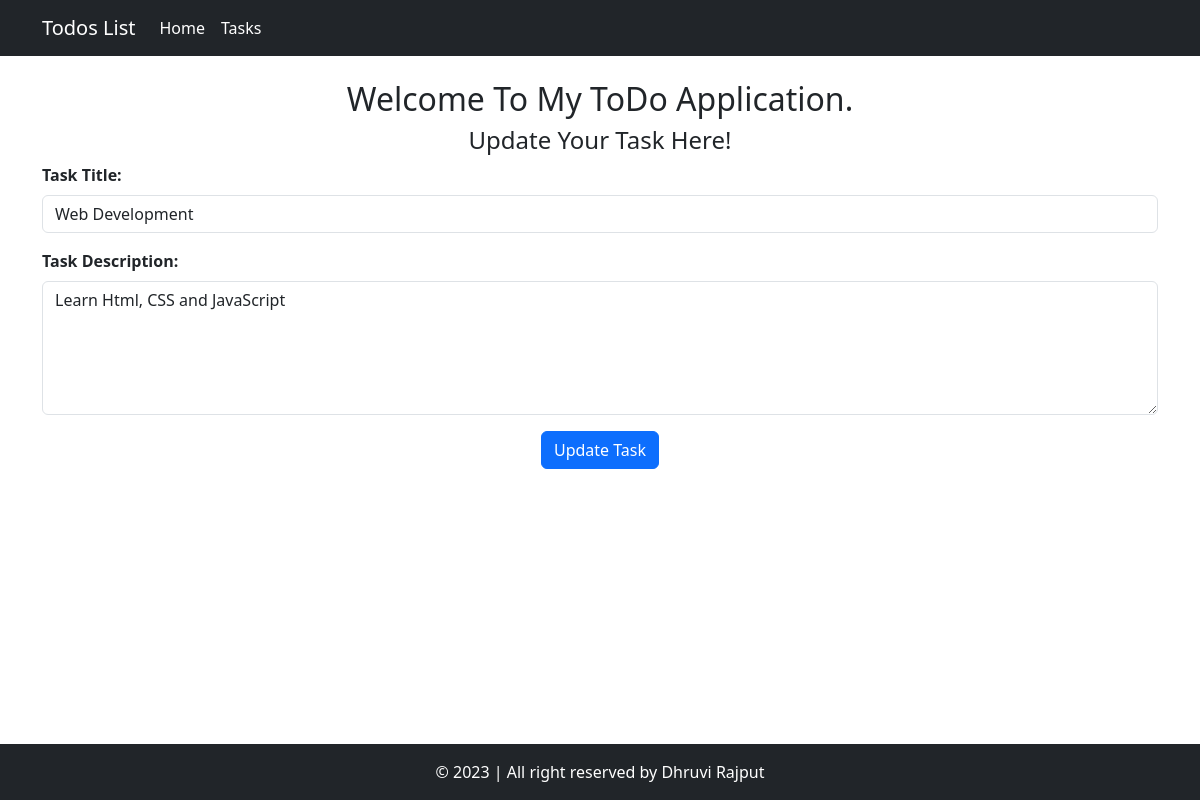
Screenshot of /update_task/9/ with the database file from the repository.
### home/models.py (models this page shows, shortened)
class Task(models.Model):
    task_title = models.CharField(max_length=30)
    task_description = models.TextField()
    time = models.DateTimeField (auto_now_add=True)

### home/views.py (the view)
# urls.py: path('update_task/<int:task_id>/', views.update_task, name='update_task'),
def update_task(request, task_id):
    task = get_object_or_404(Task, id=task_id)
    if request.method == 'POST':
        form = TaskUpdateForm(request.POST, instance=task)
        if form.is_valid():
            form.save()
            return redirect('tasks')
    else:
        form = TaskUpdateForm(instance=task)
    return render(request, 'update_task.html', {'form': form})

### home/forms.py
class TaskUpdateForm(forms.ModelForm):
    class Meta:
        model = Task
        fields = ['task_title', 'task_description']
        widgets = {
            'task_title': forms.TextInput(attrs={'class': 'form-control'}),
            'task_description': forms.Textarea(attrs={'class': 'form-control'}),
        }

### templates/update_task.html (shortened to what this page needs)
<!doctype html>
<html lang="en">
<head>
<link href="https://cdn.jsdelivr.net/npm/bootstrap@5.3.0/dist/css/bootstrap.min.css" rel="stylesheet">
</head>
<body>
    <nav class="navbar navbar-expand-lg bg-dark">
        <div class="container">
            <a class="navbar-brand text-white" href="/">Todos List</a>
            <div class="collapse navbar-collapse " id="navbarNav">
                <ul class="navbar-nav ">
                    <li class="nav-item">
                        <a class="nav-link text-white active" aria-current="page" href="/">Home</a>
                    </li>
                    <li class="nav-item">
                        <a class="nav-link text-white " aria-current="page" href="/tasks">Tasks</a>
                    </li>
                </ul>
    </nav>
    <div class="container py-4">
        <h2 class="text-center">Welcome To My ToDo Application. </h2>
        <h4 class="text-center">Update Your Task Here!</h4>
        <form method="post" >
            {% load widget_tweaks %}
            <div class="mb-3">
                <label for="{{ form.task_title.id_for_label }}" class="form-label"><strong>Task Title:</strong></label>
                {{ form.task_title|add_class:"form-control" }}
            </div>
            <div class="mb-3">
                <label for="{{ form.task_description.id_for_label }}" class="form-label"><strong>Task Description:</strong></label>
                {{ form.task_description|add_class:"form-control"|attr:"rows:5" }}
            </div>
            <div class="mb-3 text-center">
                <button type="submit" class="btn btn-primary">Update Task</button>
            </div>
        </form>
    </div>
    <footer class="bg-dark text-white fixed-bottom mb=3">
        <div class="text-center p-3">
            &copy; 2023 | All right reserved by Dhruvi Rajput
        </div>
    </footer>
</body>
</html>

### rows the page displays
Task: task_title "Web Development", task_description "Learn Html, CSS and JavaScript"
